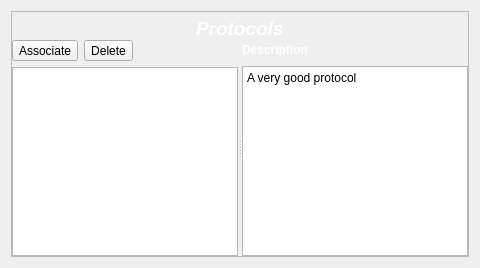
<?xml version="1.0" encoding="UTF-8"?>
<ui version="4.0">
 <class>ProtocolsPanel</class>
 <widget class="QWidget" name="ProtocolsPanel">
  <property name="geometry">
   <rect>
    <x>0</x>
    <y>0</y>
    <width>480</width>
    <height>268</height>
   </rect>
  </property>
  <property name="acceptDrops">
   <bool>true</bool>
  </property>
  <property name="windowTitle">
   <string>Form</string>
  </property>
  <property name="styleSheet">
   <string notr="true">QFrame.ProtocolFrame {
border-top-left-radius: 10px;
border-top-right-radius: 10px;
border: 1px solid black;
background: qconicalgradient(cx:0.189684, cy:0, angle:159.4, stop:0.421053 rgba(190, 17, 17, 255), stop:1 rgba(255, 255, 255, 255))
}

QLabel{color:white}</string>
  </property>
  <layout class="QGridLayout" name="gridLayout_2">
   <item row="0" column="0">
    <widget class="QFrame" name="frame">
     <property name="frameShape">
      <enum>QFrame::StyledPanel</enum>
     </property>
     <property name="frameShadow">
      <enum>QFrame::Raised</enum>
     </property>
     <property name="class" stdset="0">
      <string>ProtocolFrame</string>
     </property>
     <layout class="QGridLayout" name="gridLayout">
      <property name="leftMargin">
       <number>0</number>
      </property>
      <property name="topMargin">
       <number>5</number>
      </property>
      <property name="rightMargin">
       <number>0</number>
      </property>
      <property name="bottomMargin">
       <number>0</number>
      </property>
      <property name="horizontalSpacing">
       <number>5</number>
      </property>
      <item row="0" column="0">
       <layout class="QVBoxLayout" name="verticalLayout_3" stretch="0,5">
        <item>
         <layout class="QHBoxLayout" name="horizontalLayout_6">
          <item>
           <spacer name="horizontalSpacer_3">
            <property name="orientation">
             <enum>Qt::Horizontal</enum>
            </property>
            <property name="sizeHint" stdset="0">
             <size>
              <width>40</width>
              <height>20</height>
             </size>
            </property>
           </spacer>
          </item>
          <item>
           <widget class="QLabel" name="label">
            <property name="sizePolicy">
             <sizepolicy hsizetype="Preferred" vsizetype="Preferred">
              <horstretch>0</horstretch>
              <verstretch>0</verstretch>
             </sizepolicy>
            </property>
            <property name="text">
             <string>&lt;html&gt;&lt;head/&gt;&lt;body&gt;&lt;p&gt;&lt;span style=&quot; font-size:14pt; font-weight:600; font-style:italic;&quot;&gt;Protocols&lt;/span&gt;&lt;/p&gt;&lt;/body&gt;&lt;/html&gt;</string>
            </property>
           </widget>
          </item>
          <item>
           <spacer name="horizontalSpacer_4">
            <property name="orientation">
             <enum>Qt::Horizontal</enum>
            </property>
            <property name="sizeHint" stdset="0">
             <size>
              <width>40</width>
              <height>20</height>
             </size>
            </property>
           </spacer>
          </item>
         </layout>
        </item>
        <item>
         <widget class="QSplitter" name="splitter">
          <property name="orientation">
           <enum>Qt::Horizontal</enum>
          </property>
          <widget class="QWidget" name="layoutWidget">
           <layout class="QVBoxLayout" name="verticalLayout_2">
            <item>
             <layout class="QHBoxLayout" name="horizontalLayout_2">
              <item>
               <widget class="QToolButton" name="newButton">
                <property name="text">
                 <string>Associate</string>
                </property>
                <property name="icon">
                 <iconset>
                  <normalon>:/Images/Images/new_protocol.png</normalon>
                 </iconset>
                </property>
                <property name="toolButtonStyle">
                 <enum>Qt::ToolButtonTextBesideIcon</enum>
                </property>
               </widget>
              </item>
              <item>
               <widget class="QToolButton" name="deleteButton">
                <property name="text">
                 <string>Delete</string>
                </property>
                <property name="icon">
                 <iconset>
                  <normalon>:/Images/Images/delete_protocol.png</normalon>
                 </iconset>
                </property>
                <property name="toolButtonStyle">
                 <enum>Qt::ToolButtonTextBesideIcon</enum>
                </property>
               </widget>
              </item>
              <item>
               <spacer name="horizontalSpacer_2">
                <property name="orientation">
                 <enum>Qt::Horizontal</enum>
                </property>
                <property name="sizeHint" stdset="0">
                 <size>
                  <width>40</width>
                  <height>20</height>
                 </size>
                </property>
               </spacer>
              </item>
             </layout>
            </item>
            <item>
             <widget class="QTreeWidget" name="protocolsList">
              <property name="headerHidden">
               <bool>true</bool>
              </property>
              <column>
               <property name="text">
                <string notr="true">1</string>
               </property>
              </column>
             </widget>
            </item>
           </layout>
          </widget>
          <widget class="QWidget" name="layoutWidget1">
           <layout class="QVBoxLayout" name="verticalLayout">
            <item>
             <layout class="QHBoxLayout" name="horizontalLayout">
              <item>
               <widget class="QLabel" name="label_2">
                <property name="text">
                 <string>&lt;html&gt;&lt;head/&gt;&lt;body&gt;&lt;p&gt;&lt;span style=&quot; font-weight:600;&quot;&gt;Description&lt;/span&gt;&lt;/p&gt;&lt;/body&gt;&lt;/html&gt;</string>
                </property>
               </widget>
              </item>
              <item>
               <spacer name="horizontalSpacer">
                <property name="orientation">
                 <enum>Qt::Horizontal</enum>
                </property>
                <property name="sizeHint" stdset="0">
                 <size>
                  <width>40</width>
                  <height>20</height>
                 </size>
                </property>
               </spacer>
              </item>
             </layout>
            </item>
            <item>
             <widget class="QTextBrowser" name="descriptionText">
              <property name="html">
               <string>&lt;!DOCTYPE HTML PUBLIC &quot;-//W3C//DTD HTML 4.0//EN&quot; &quot;http://www.w3.org/TR/REC-html40/strict.dtd&quot;&gt;
&lt;html&gt;&lt;head&gt;&lt;meta name=&quot;qrichtext&quot; content=&quot;1&quot; /&gt;&lt;style type=&quot;text/css&quot;&gt;
p, li { white-space: pre-wrap; }
&lt;/style&gt;&lt;/head&gt;&lt;body style=&quot; font-family:'Sans Serif'; font-size:9pt; font-weight:400; font-style:normal;&quot;&gt;
&lt;p style=&quot; margin-top:0px; margin-bottom:0px; margin-left:0px; margin-right:0px; -qt-block-indent:0; text-indent:0px;&quot;&gt;A very good protocol&lt;/p&gt;&lt;/body&gt;&lt;/html&gt;</string>
              </property>
             </widget>
            </item>
           </layout>
          </widget>
         </widget>
        </item>
       </layout>
      </item>
     </layout>
    </widget>
   </item>
  </layout>
 </widget>
 <resources/>
 <connections/>
</ui>
